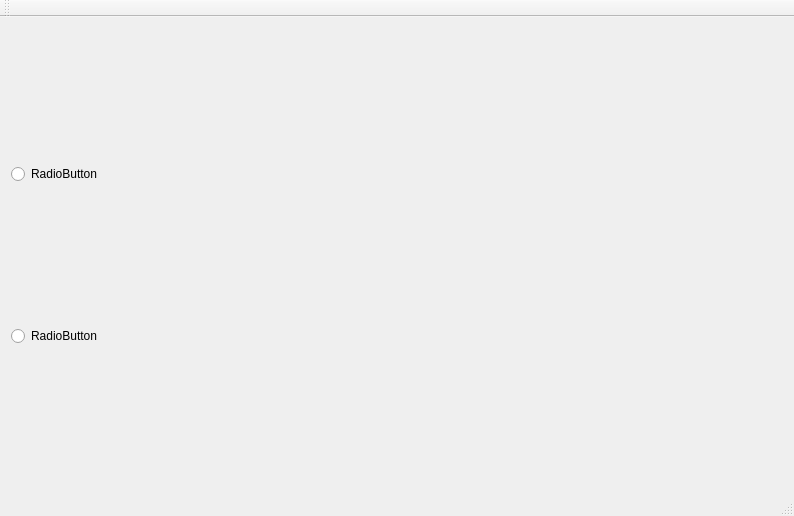
<?xml version="1.0" encoding="UTF-8"?>
<ui version="4.0">
 <class>LoginView</class>
 <widget class="QMainWindow" name="LoginView">
  <property name="geometry">
   <rect>
    <x>0</x>
    <y>0</y>
    <width>794</width>
    <height>516</height>
   </rect>
  </property>
  <property name="windowTitle">
   <string>LoginView</string>
  </property>
  <widget class="QWidget" name="centralWidget">
   <layout class="QVBoxLayout" name="verticalLayout">
    <item>
     <widget class="QRadioButton" name="radioButton">
      <property name="text">
       <string>RadioButton</string>
      </property>
     </widget>
    </item>
    <item>
     <widget class="QRadioButton" name="radioButton_2">
      <property name="text">
       <string>RadioButton</string>
      </property>
     </widget>
    </item>
   </layout>
  </widget>
  <widget class="QMenuBar" name="menuBar">
   <property name="geometry">
    <rect>
     <x>0</x>
     <y>0</y>
     <width>794</width>
     <height>26</height>
    </rect>
   </property>
  </widget>
  <widget class="QToolBar" name="mainToolBar">
   <attribute name="toolBarArea">
    <enum>TopToolBarArea</enum>
   </attribute>
   <attribute name="toolBarBreak">
    <bool>false</bool>
   </attribute>
  </widget>
  <widget class="QStatusBar" name="statusBar"/>
 </widget>
 <layoutdefault spacing="6" margin="11"/>
 <resources/>
 <connections/>
</ui>
